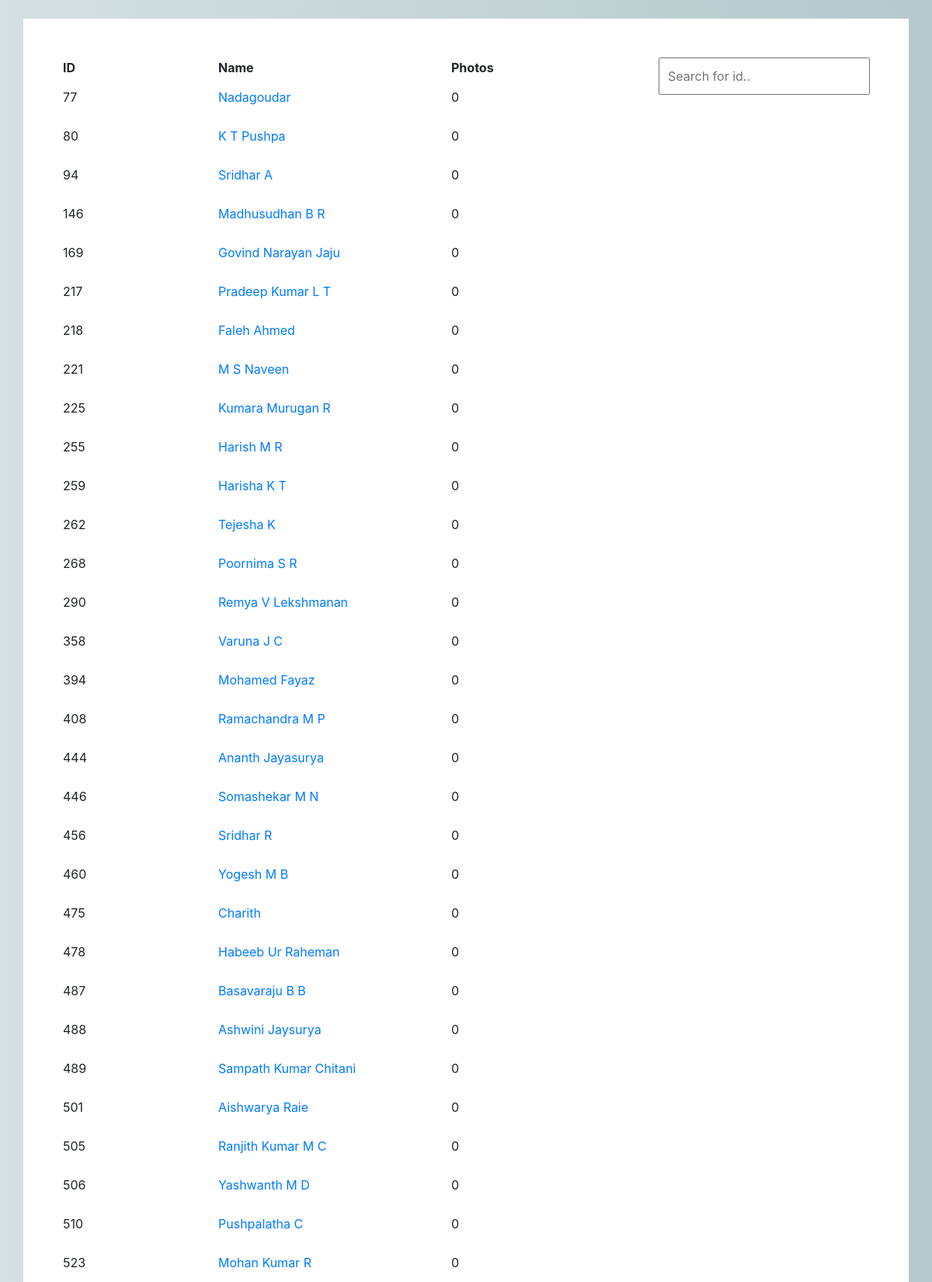
The app's page /add_photos/ (upper part) with its own data.
### app/models.py (models this page shows, shortened)
class Employee(models.Model):
	id = models.CharField(primary_key=True, max_length=10)
	name = models.CharField(max_length=50)
	def num_photos(self):
		try:
			DIR = f"app/facerec/dataset/{self.name}_{self.id}"
			img_count = len(os.listdir(DIR))
			return img_count
		except:
			return 0

### app/views.py (the view)
# urls.py: path('add_photos/', views.add_photos, name='add_photos'),
def add_photos(request):
	emp_list = Employee.objects.all()
	return render(request, 'app/add_photos.html', {'emp_list': emp_list})

### app/templates/app/add_photos.html (shortened to what this page needs)
{% extends 'base.html' %}
{% load static %}
{% block content %}
<div class="container" style="background-color: white; padding: 50px;">
  <input type="text" id="myInput" onkeyup="myFunction()" placeholder="Search for id.." style="float: right;padding: 10px;">
  <table id="myTable">
    	<tr class="header">
      	<th width="200">ID</th>
      	<th width="300">Name</th>
        <th width="100">Photos</th>
  	</tr>
  	{% for emp in emp_list %}
  		<tr style="height: 50px; width: 50px;">
  			<td>{{emp.id}}</td>
  			<td><a href="{% url 'click_photos' emp.id %}">{{emp.name}}</a></td>
        <td>{{emp.num_photos}}</td>
  		</tr>
  	{% endfor %}
  </table>
</div>
{% endblock %}

### app/templates/base.html (shortened to what this page needs)
{% load static %}
<!DOCTYPE html>
<html>
<head>
	<link href="https://stackpath.bootstrapcdn.com/bootstrap/4.1.3/css/bootstrap.min.css" rel="stylesheet">
	<link rel="stylesheet" href="{% static 'css/bootstrap.css' %}">
	<link rel="stylesheet" href="{% static 'css/main.css' %}">
</head>
<body>
	<br>
	{% block content %}{% endblock %}
</body>
</html>

### app/static/css/main.css (style rules this page uses)
body { background-image: -moz-linear-gradient(0deg, #d5e1e1 0%, #b5c8cc 100%); background-image: -webkit-linear-gradient(0deg, #d5e1e1 0%, #b5c8cc 100%); background-image: -ms-linear-gradient(0deg, #d5e1e1 0%, #b5c8cc 100%); }

### records on screen
Employee: id "77", name "Nadagoudar", num_photos "0"
Employee: id "80", name "K T Pushpa", num_photos "0"
Employee: id "94", name "Sridhar A", num_photos "0"
Employee: id "146", name "Madhusudhan B R", num_photos "0"
Employee: id "169", name "Govind Narayan Jaju", num_photos "0"
Employee: id "217", name "Pradeep Kumar L T", num_photos "0"
Employee: id "218", name "Faleh Ahmed", num_photos "0"
Employee: id "221", name "M S Naveen", num_photos "0"
Employee: id "225", name "Kumara Murugan R", num_photos "0"
Employee: id "255", name "Harish M R", num_photos "0"
Employee: id "259", name "Harisha K T", num_photos "0"
Employee: id "262", name "Tejesha K", num_photos "0"
Employee: id "268", name "Poornima S R", num_photos "0"
Employee: id "290", name "Remya V Lekshmanan", num_photos "0"
Employee: id "358", name "Varuna J C", num_photos "0"
Employee: id "394", name "Mohamed Fayaz", num_photos "0"
Employee: id "408", name "Ramachandra M P", num_photos "0"
Employee: id "444", name "Ananth Jayasurya", num_photos "0"
Employee: id "446", name "Somashekar M N", num_photos "0"
Employee: id "456", name "Sridhar R", num_photos "0"
Employee: id "460", name "Yogesh M B", num_photos "0"
Employee: id "475", name "Charith", num_photos "0"
Employee: id "478", name "Habeeb Ur Raheman", num_photos "0"
Employee: id "487", name "Basavaraju B B", num_photos "0"
Employee: id "488", name "Ashwini Jaysurya", num_photos "0"
Employee: id "489", name "Sampath Kumar Chitani", num_photos "0"
Employee: id "501", name "Aishwarya Raie", num_photos "0"
Employee: id "505", name "Ranjith Kumar M C", num_photos "0"
Employee: id "506", name "Yashwanth M D", num_photos "0"
Employee: id "510", name "Pushpalatha C", num_photos "0"
Employee: id "523", name "Mohan Kumar R", num_photos "0"
